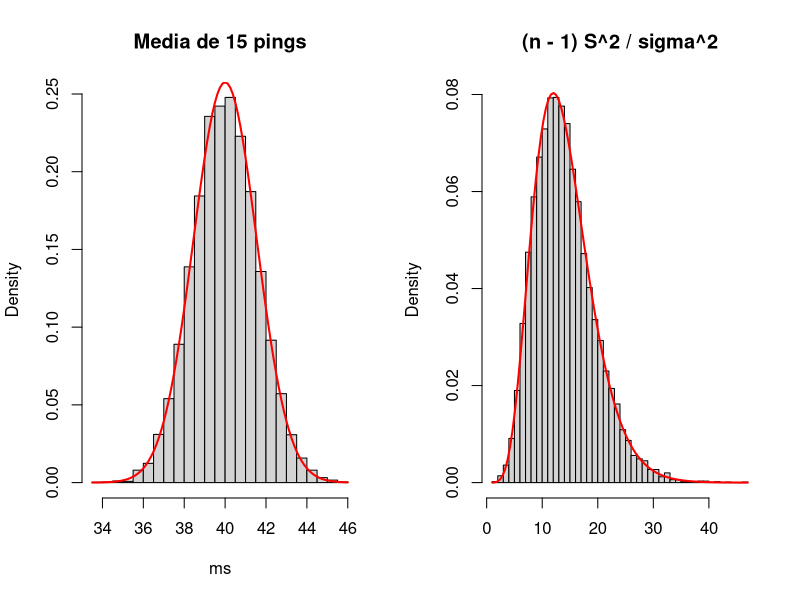

The R source for this figure:
# Programa 2: la media y la varianza de 15 pings, 10.000 veces
# Del artículo «Distribuciones en el muestreo — práctica en R con el wifi del campus, replicate, histogramas, qchisq, qt y qf (y la curva que no encajaba por un grado de libertad)»
# https://sergiolearns.com/distribuciones-en-el-muestreo-practica/

set.seed(2026)
mu <- 40; sigma <- 6; n <- 15
una_tarde <- function() {                        # la muestra se fabrica DENTRO
  x <- rnorm(n, mu, sigma)                       # 15 pings de Informática
  c(media = mean(x), s2 = var(x))                # var() divide entre n - 1
}
sim <- replicate(10000, una_tarde())             # matriz 2 x 10000
medias <- sim["media", ]
u <- (n - 1) * sim["s2", ] / sigma^2             # (n - 1) S^2 / sigma^2
round(c(media_medias = mean(medias), sd_medias = sd(medias),
        teorica = sigma / sqrt(n)), 3)
round(c(media_u = mean(u), var_u = var(u)), 2)  # chi^2(14): 14 y 28
round(cor(medias, sim["s2", ]), 3)               # independientes: cerca de 0
# Los dos histogramas, con la distribución teórica encima
par(mfrow = c(1, 2))
hist(medias, freq = FALSE, breaks = 40, main = "Media de 15 pings", xlab = "ms")
curve(dnorm(x, mu, sigma / sqrt(n)), add = TRUE, lwd = 2, col = "red")
hist(u, freq = FALSE, breaks = 40, main = "(n - 1) S^2 / sigma^2", xlab = "")
curve(dchisq(x, n - 1), add = TRUE, lwd = 2, col = "red")   # n - 1, no n
par(mfrow = c(1, 1))
